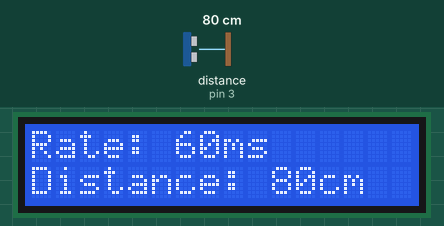
Recording of a sketch running on a simulated Arduino Uno, built with avr-gcc and run on an emulated ATmega328P. On the bench: 16×2 character LCD. Wiring (inferred from the names in the program): ultrasonic range finder: trigger pin 4; echo pin 3. The inputs (shaded band) are chosen by the test bench; at power-on: distance to the obstacle (sensor on pin 3) 80 cm. The echo pulse lasts 58.3 µs per cm; what the sketch prints to the serial monitor is not drawn.

Above: at 2.7 s.
2.8 s: distance to the obstacle (sensor on pin 3) set to 2 cm
At 4.9 s:
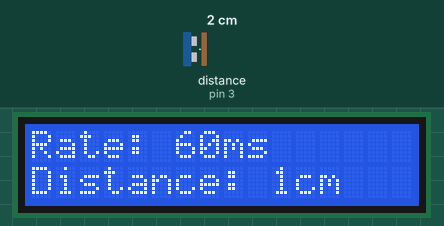
5.2 s: distance to the obstacle (sensor on pin 3) set to 4 cm
At 6.3 s:
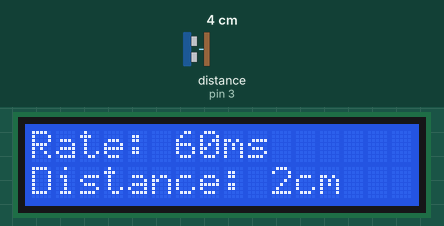
6.7 s: distance to the obstacle (sensor on pin 3) set to 9 cm
At 8.7 s:
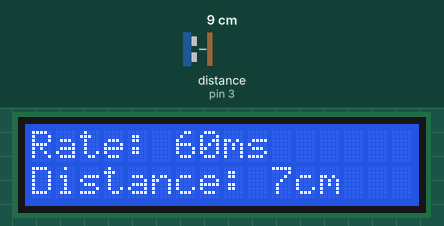
Timing chart, 0 to 10.2 s (numbered marks = the images above; inputs shaded):
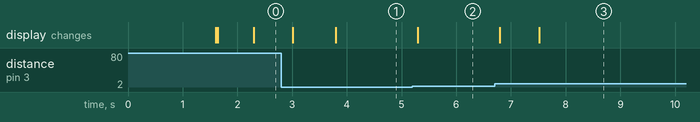

Measured:
- after the input at 2.8 s, the display: first changes after 0.21 s (image 1 shows a later state)
- after the input at 5.2 s, the display: changes after 0.09 s (image 2)
- after the input at 6.7 s, the display: first changes after 0.09 s (image 3 shows a later state)

The sketch:

sketch_oct2b.ino
```cpp
/*
* Goals:
*   - Capture distance from an ultrasonic sensor
*   - Display the rate at which we read from the sensor on row 0
*   - Display the distance the sensor captures on line 1
*
* Self Added Goals:
*   - Organize code throughout the process of writing it
*
* LCD Example:
*   ---------------
*  |Rate: x ms     |
*  |Distance: xc cm|
*   ---------------
*/

//LIBS
#include <LiquidCrystal_I2C.h>
#include <Wire.h>

//ULTRASONIC SENSOR PIN OUT
#define ECHO_PIN 3
#define TRIGGER_PIN 4

//LCD PARAMETERS
#define ROW 16
#define COL 2
#define ADDR 0x27

//LIMITS
#define MAX_SENSOR_LIMIT 400 //cm
#define PRINT_TIMING_LIMIT 750 //ms => .75s
double previousDistance = 400;

//ECHO INTERRUPT VARS
volatile bool echoResponse = false;
volatile unsigned long echoStart;
volatile unsigned long echoEnd;

//Creating LCD obj
LiquidCrystal_I2C lcd(ADDR, COL, ROW);

//TIMINGS
unsigned long programTime = millis();
unsigned long printTime = millis();

//TIMING DELAYS
unsigned long ultrasonicDelay = 60;
unsigned long lastPrintTime;

//LCD SETUP
void setupLCD(){
  lcd.init();
  lcd.backlight();
  lcd.setCursor(0,0);
  lcd.print("Rate: ");
  lcd.print(ultrasonicDelay);
  lcd.print("ms");

  lcd.setCursor(0,1);
  lcd.print("Distance: ");
}

void setup() {
  //Serial startup => Testing
  Serial.begin(115200);

  pinMode(ECHO_PIN, INPUT);
  pinMode(TRIGGER_PIN, OUTPUT);

  attachInterrupt(digitalPinToInterrupt(ECHO_PIN),
                  echoInterrupt,
                  CHANGE
                );

  //Sets up LCD
  setupLCD();

  //Give time before program starts
  delay(1500);
}


//================DONE WITH SETUP================\\

//ECHO INTERRUPT
void echoInterrupt(){
  if(digitalRead(ECHO_PIN) == HIGH){
    echoStart = micros();
    echoResponse = false;
  } else {
    echoEnd = micros();
    echoResponse = true;
  }
}

//ULTRASONIC SENSOR TRIGGER
void triggerSensor(){
  digitalWrite(TRIGGER_PIN, LOW);
  delayMicroseconds(2);
  digitalWrite(TRIGGER_PIN, HIGH);
  delayMicroseconds(10);
  digitalWrite(TRIGGER_PIN, LOW);
}

//Checks if enough time has passed in order for it to send out a trigger
bool checkToTriggerSensor(){
  unsigned long timeNow = millis();

  if((timeNow - programTime) > ultrasonicDelay){
    programTime += ultrasonicDelay;
    return true;
  } else {
    return false;
  }
}

//Checks if enough time has passed in order for it to print to lcd
bool checkToPrint(){
  unsigned long timeNow = millis();

  if((timeNow - printTime) > PRINT_TIMING_LIMIT){
    printTime += PRINT_TIMING_LIMIT;
    return true;
  } else {
    return false;
  }
}

//Calculates the distance
double calculateDistance(){
  double distance = (echoEnd - echoStart) / 58;
  return distance;
}

//Filters the distance captured
int filterDistance(int &distance){
  //Filters out outliers
  if(distance > MAX_SENSOR_LIMIT){
    distance = MAX_SENSOR_LIMIT;
  }

  //Complimentary Filter
  distance = previousDistance * 0.6 + distance * 0.4;

  previousDistance = distance;

  return distance;
}

//prints a given distance to LCD
void printToLCD(int &distance){
  //Clears the portion the distance is displayed on
  lcd.setCursor(10,1);
  for(int i = 10; i < 16; i++){
    lcd.print(" ");
  }
  //Writes to display
  lcd.setCursor(10,1);
  lcd.print(distance);

  //Changes where the cm is placed for aesthetic reasons
  if(distance < 10){
    lcd.setCursor(11,1);
    lcd.print("cm");
  } else if ((distance >= 10) && (distance < 100)){
    lcd.setCursor(12, 1);
    lcd.print("cm");
  } else if ((distance >= 10) && (distance < 100)){
    lcd.setCursor(12, 1);
    lcd.print("cm");
  } else {
    lcd.setCursor(13,1);
    lcd.print("cm");
  }
}

void loop() {
  //Triggers senor if enough time has passed
  if(checkToTriggerSensor()){
    triggerSensor();
  }

  //If there is an echo response from interrupt it will calculate, filter, and display the distance
  if(echoResponse){
    echoResponse = false;

    int distance = calculateDistance();
    filterDistance(distance);

    //print distance to LCD every 1 sec
    if(checkToPrint()){
      printToLCD(distance);
      Serial.println(distance); //For serial plotter & debug
    }
  }

}
```
